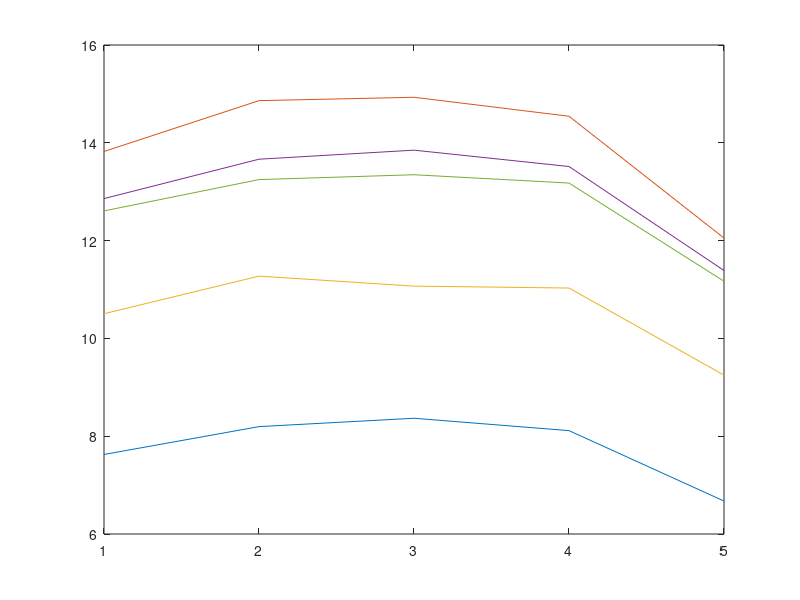

Reproduce this figure in MATLAB.
% hasselmo_2002 theta model

t = 5; 
cells = 5; 
a_CA1 = rand(cells, t, 1);
a_CA3 = rand(cells, t, 1) > .5; 
a_EC = rand(cells, t, 1) > .5;
w_CA3 = rand(cells, t, 1);
w_EC = rand(cells, t, 1);

% eq 2.1
% a_CA1 = w_EC * a_EC + w_CA3* a_CA3;

X = rand(cells, t, 1); % magnitude of synaptic currents of layers: 0 < X < 1 
phase_EC = pi/2;  
phase_CA3 = 3*pi/2;  % these need to be offset

% phasic input
theta_EC = X / 2 * sin(t + phase_EC) + (1 - X / 2); 
theta_CA3 = X / 2 * sin(t + phase_CA3) + (1 - X / 2);

% eq 2.4
a_CA1 = (theta_EC * w_EC * a_EC) + (theta_CA3 * w_CA3 * a_CA3);

plot(a_CA1)
